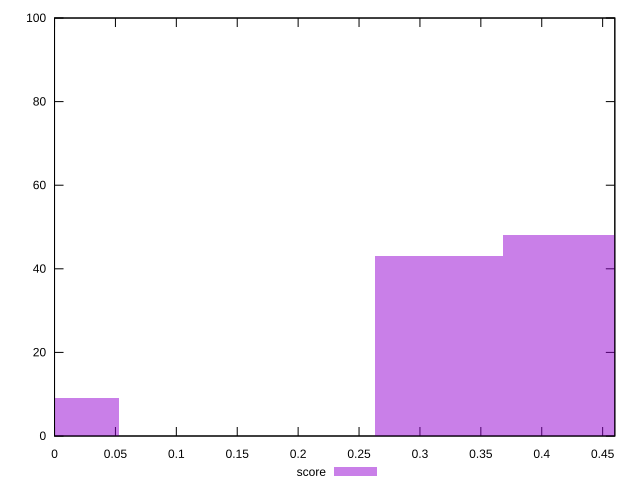

gnuplot code for this plot:
reset

$score <<EOF
0.3154216215100607 43
0.4205621620134143 48
0 9
EOF

set key outside below
set boxwidth 0.10514054050335357
set xrange [0:0.46]
set yrange [0:100]
set trange [0:100]
set style fill transparent solid 0.5 noborder
set terminal svg size 640, 490 enhanced background rgb 'white'
set output "report_00009_2021-02-08T22-37-41.559Z/render-blocking-resources/samples/pages/score/histogram.svg"

plot $score title "score" with boxes

reset
